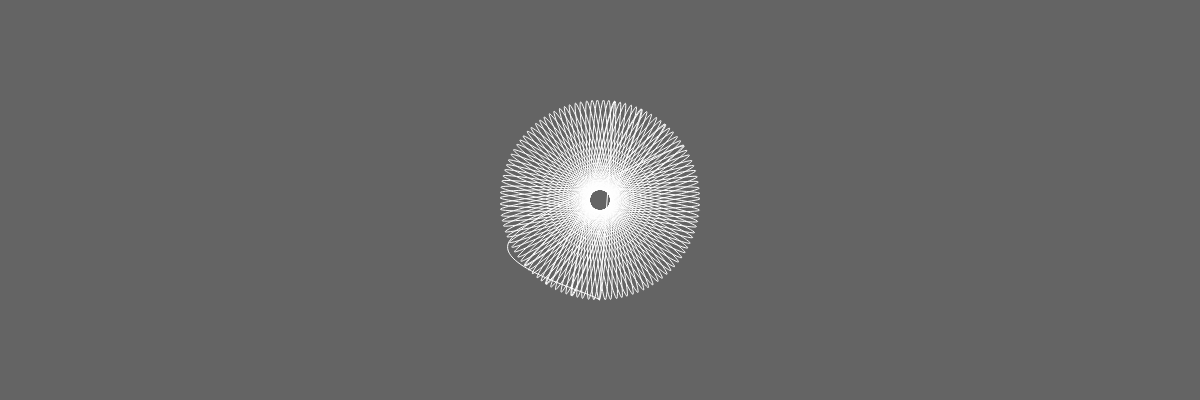
Frame 1 (no input)
Frame 60 (no input): identical to frame 1, image omitted
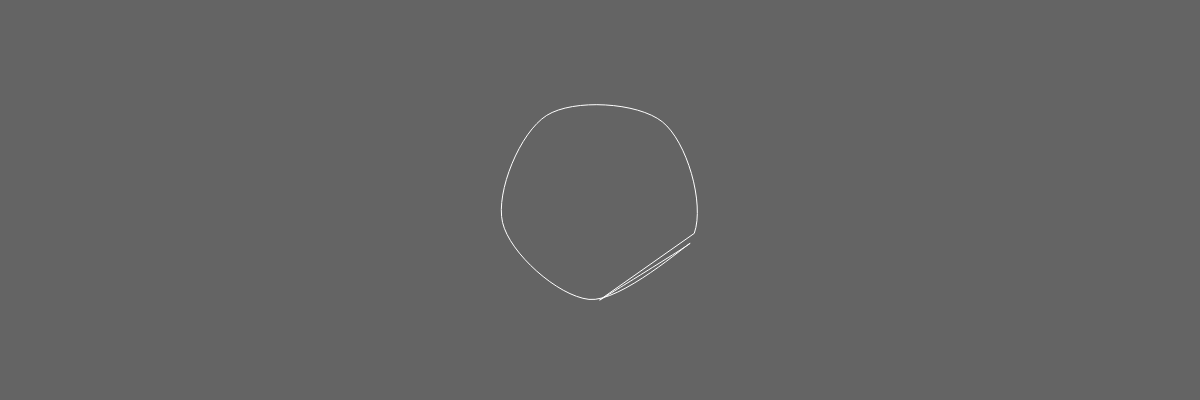
Frame 120 (the mouse pressed at the canvas centre since frame 60)

The p5.js sketch that drew these frames (run headless with seeded random() and noise() and a simulated clock; from frame 60 on, the mouse is pressed at the canvas centre):

// p5.js sketch
// ── sketch.js
function setup() {
    createCanvas(windowWidth,400);
   // angleMode(DEGREES);
}

function draw() {

    background(100);
    var atlamaSayisi = map(mouseX,0,windowWidth,3,100);

    stroke(255);
    noFill();
    beginShape();
    for(let noktaSayisi=0;noktaSayisi<360;noktaSayisi+=atlamaSayisi)
    {
        let x = 100*sin(noktaSayisi)+windowWidth/2;
        let y = 100*cos(noktaSayisi)+200;
        //vertex(x, y);
        curveVertex(x, y);
    }
    endShape(CLOSE);


    //

}
